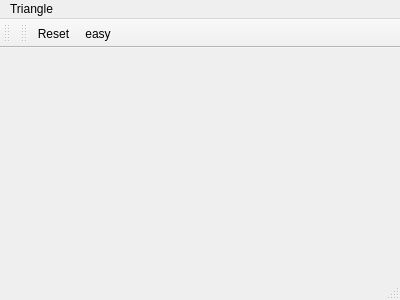
<?xml version="1.0" encoding="UTF-8"?>
<ui version="4.0">
 <class>MainWindow</class>
 <widget class="QMainWindow" name="MainWindow">
  <property name="geometry">
   <rect>
    <x>0</x>
    <y>0</y>
    <width>400</width>
    <height>300</height>
   </rect>
  </property>
  <property name="windowTitle">
   <string>Triangelpyssel</string>
  </property>
  <widget class="TriangleWidget" name="triangleWidget"/>
  <widget class="QMenuBar" name="menuBar">
   <property name="geometry">
    <rect>
     <x>0</x>
     <y>0</y>
     <width>400</width>
     <height>22</height>
    </rect>
   </property>
   <widget class="QMenu" name="menuTriangle">
    <property name="title">
     <string>Triangle</string>
    </property>
    <addaction name="actionReset"/>
    <addaction name="actioneasy"/>
   </widget>
   <addaction name="menuTriangle"/>
  </widget>
  <widget class="QToolBar" name="mainToolBar">
   <attribute name="toolBarArea">
    <enum>TopToolBarArea</enum>
   </attribute>
   <attribute name="toolBarBreak">
    <bool>false</bool>
   </attribute>
  </widget>
  <widget class="QStatusBar" name="statusBar"/>
  <widget class="QToolBar" name="toolBar">
   <property name="windowTitle">
    <string>toolBar</string>
   </property>
   <attribute name="toolBarArea">
    <enum>TopToolBarArea</enum>
   </attribute>
   <attribute name="toolBarBreak">
    <bool>false</bool>
   </attribute>
   <addaction name="actionReset"/>
   <addaction name="actioneasy"/>
  </widget>
  <action name="actionReset">
   <property name="text">
    <string>Reset</string>
   </property>
  </action>
  <action name="actioneasy">
   <property name="text">
    <string>easy</string>
   </property>
  </action>
 </widget>
 <layoutdefault spacing="6" margin="11"/>
 <customwidgets>
  <customwidget>
   <class>TriangleWidget</class>
   <extends>QWidget</extends>
   <header>trianglewidget.h</header>
   <container>1</container>
  </customwidget>
 </customwidgets>
 <resources/>
 <connections/>
</ui>
